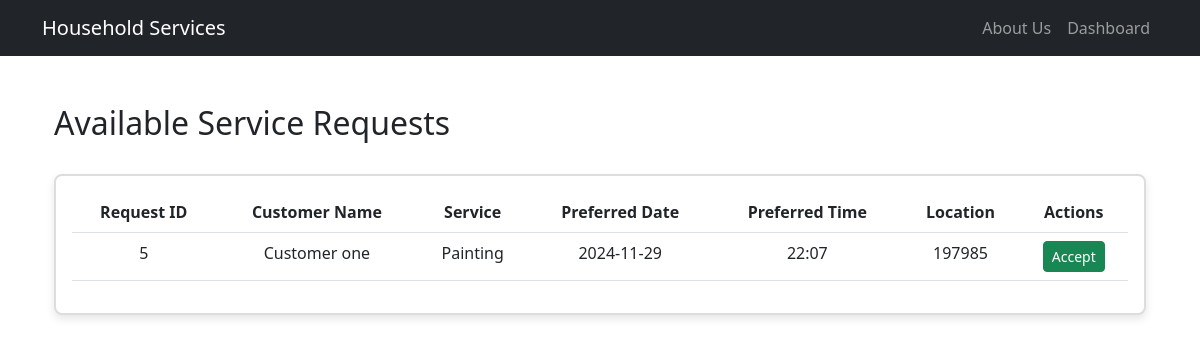
/professional/available-requests (signed in), run on the app's committed database.
### model.py (models this page shows, shortened)
class ServiceRequest(db.Model):
    id = db.Column(db.Integer, primary_key=True)
    service_id = db.Column(db.Integer, db.ForeignKey('service.id'), nullable=False)
    customer_id = db.Column(db.Integer, db.ForeignKey('customer.id'), nullable=False)
    professional_id = db.Column(db.Integer, db.ForeignKey('service_professional.id'))
    date_of_request = db.Column(db.DateTime, default=datetime.utcnow, nullable=False)
    date_of_completion = db.Column(db.DateTime)
    status = db.Column(db.String(20), default='requested')  # requested, accepted, in_progress, completed, cancelled
    remarks = db.Column(db.Text)
    rating = db.Column(db.Integer)  # 1-5 rating
    review = db.Column(db.Text)
    service = db.relationship('Service', backref='requests')
    preferred_date = db.Column(db.Date, nullable=False)
    preferred_time = db.Column(db.Time, nullable=False)
    address = db.Column(db.String(200), nullable=False)
    pincode = db.Column(db.String(10), nullable=False)
    description = db.Column(db.Text)
    sub_service_id = db.Column(db.Integer, db.ForeignKey('sub_service.id'))
    sub_service = db.relationship('SubService', backref='requests')

class User(UserMixin, db.Model):
    id = db.Column(db.Integer, primary_key=True)
    username = db.Column(db.String(80), unique=True, nullable=False)
    email = db.Column(db.String(120), unique=True, nullable=False)
    password_hash = db.Column(db.String(128), nullable=False)
    type = db.Column(db.String(50), nullable=False)
    created_at = db.Column(db.DateTime, default=datetime.utcnow)
    updated_at = db.Column(db.DateTime, default=datetime.utcnow, onupdate=datetime.utcnow)
    __mapper_args__ = {
        'polymorphic_identity': 'user',
        'polymorphic_on': type
    }

class Customer(User):
    __tablename__ = 'customer'
    __mapper_args__ = {'polymorphic_identity': 'customer'}
    id = db.Column(db.Integer, db.ForeignKey('user.id'), primary_key=True)
    name = db.Column(db.String(100), nullable=False)  # Changed to 100 to match form
    address = db.Column(db.String(200), nullable=False)  # Made nullable=False to match form requirements
    pincode = db.Column(db.String(10), nullable=False)  # Added pincode field
    phone = db.Column(db.String(20))
    requests = db.relationship('ServiceRequest', backref='customer', lazy='dynamic')
    is_active = db.Column(db.Boolean, default=True)

class Service(db.Model):
    id = db.Column(db.Integer, primary_key=True)
    name = db.Column(db.String(100), nullable=False)
    description = db.Column(db.Text)
    created_at = db.Column(db.DateTime, default=datetime.utcnow)
    is_active = db.Column(db.Boolean, default=True)

### routes.py (the view)
@app.route('/professional/available-requests')
@login_required
def available_requests():
    if current_user.type != 'service_professional':
        flash('Access denied.', 'danger')
        return redirect(url_for('dashboard'))
    available_requests = ServiceRequest.query.filter(
        ServiceRequest.status == 'requested',
        ServiceRequest.professional_id == None,
        ServiceRequest.service.has(Service.name == current_user.service_type)
    ).all()
    return render_template('professional/available_requests.html',
                         available_requests=available_requests)

### app.py (called while the page is built)
@login_manager.user_loader
def load_user(user_id):
    return User.query.get(int(user_id))

### templates/professional/available_requests.html
{% extends "main.html" %}
{% block content %}
<div class="container mt-5">
    <h2>Available Service Requests</h2>
    <div class="card">
        <div class="card-body">
            {% if available_requests %}
<table class="table">
    <thead>
        <tr>
            <th>Request ID</th>
            <th>Customer Name</th>
            <th>Service</th>
            <th>Preferred Date</th>
            <th>Preferred Time</th>
            <th>Location</th>
            <th>Actions</th>
        </tr>
    </thead>
    <tbody>
        {% for request in available_requests %}
        <tr>
            <td>{{ request.id }}</td>
            <td>{{ request.customer.name }}</td>
            <td>{{ request.service.name }}</td>
            <td>{{ request.preferred_date.strftime('%Y-%m-%d') }}</td>
            <td>{{ request.preferred_time.strftime('%H:%M') }}</td>
            <td>{{ request.pincode }}</td>
            <td>
                <a href="{{ url_for('handle_request', request_id=request.id, action='accept') }}"
                   class="btn btn-sm btn-success">Accept</a>
            </td>
        </tr>
        {% endfor %}
    </tbody>
</table>
{% else %}
<p class="text-center">No available requests for {{ current_user.service_type }} services.</p>
{% endif %}
        </div>
    </div>
</div>
{% endblock %}

### static/css/style.css (style rules this page uses)
.card { box-shadow: 0 0 10px rgba(0,0,0,0.1); margin-top: 2rem; }
.card-body { padding: 2rem; }
.card { border: 2px solid #ddd; border-radius: 8px; box-shadow: 0 4px 8px rgba(0, 0, 0, 0.1); transition: transform 0.2s, box-shadow 0.2s; overflow: hidden; }
.card-body { padding: 16px; text-align: center; }

### data on the page
ServiceRequest: id "5", customer.name "Customer one", service.name "Painting", preferred_date "2024-11-29", preferred_time "22:07", pincode "197985"
